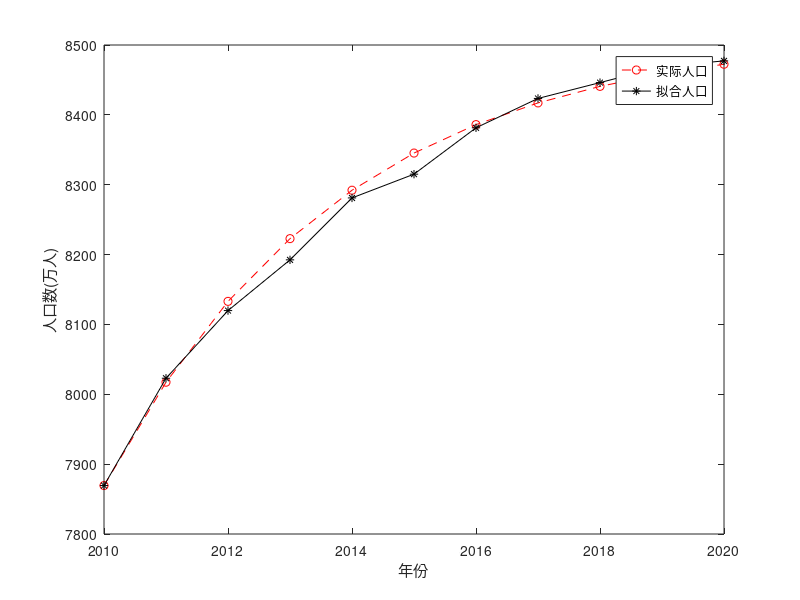
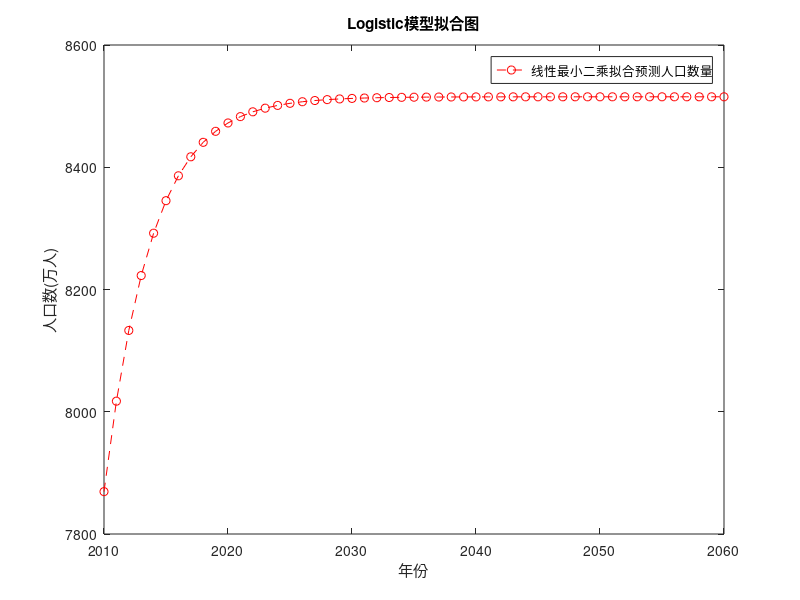

MATLAB code for these plots, in order: (Note: this script raises an error after producing the figures.)

%参考链接：https://blog.csdn.net/weixin_46308081/article/details/115640828
%% Logistic模型预测
% 利用线性最小二乘进行参数拟合
%存在问题：预测的Xm较小，预测时间长后模型预测不准，时间长后基本维持不变
clc
clear
close all
x=[7869.34	8022.99	8119.81	8192.44	8281.09	8315.11	8381.47	8423.50	8446.19	8469.09	8477.26];%人口
n=length(x);
t=0:1:n-1;
rk=zeros(1,n);
rk(1)=(-3*x(1)+4*x(2)-x(3))/2;
rk(n)=(x(n-2)-4*x(n-1)+3*x(n))/2;
for i=2:n-1
    rk(i)=(x(i+1)-x(i-1))/2;
end
rk=rk./x;
p=polyfit(x,rk,1);
b=p(2);
a=p(1);
r0=b;
xm=-r0/a;
%输出
pnum=zeros(n,1);
for i=0:1:n-1
    pnum(i+1)=xm/(1+(xm/x(1)-1)*exp(-r0*i));
end
year1=2010:2020;
plot(year1,pnum,'r--o',year1,x,'k-*')
xlabel('年份')
ylabel('人口数(万人)')
legend('实际人口','拟合人口')

figure(2)
fnum=zeros(n+39,1);
for i=0:1:n+39
    fnum(i+1)=xm/(1+(xm/x(1)-1)*exp(-r0*i));
end
year2=2010:2060;
plot(year2,fnum,'r--o')
title('Logistic模型拟合图');
xlabel('年份');
ylabel('人口数(万人)');
legend('线性最小二乘拟合预测人口数量');

%% 非线性最小二乘预测
%代码如下
clc
clear
close all
t = [2010 2011 2012 2013 2014 2015 2016 2017 2018 2019 2020];
p = [7869.34 8022.99 8119.81 8192.44 8281.09 8315.11 8381.47 8423.50 8446.19 8469.09 8477.26];
t = t-2010; %整体减去1780
para = [10000,0.02]; %待定参数x的初值（自己根据实际情况给出初值，之后再不断调整；其中第一个参数为最大人口数，第二个参数为人口增长率）
fitPara = lsqcurvefit('Logitic_Pop',para,t,p); %使用函数求得最终的（xm=8549.75，r=0.2402）
p1 = Logitic_Pop(fitPara,t);
figure(1)
plot(t+2010,p,'o',t+2010,p1,'-r*')
title('Logistic模型拟合图')
xlabel('年份');
ylabel('人口数(万人)');
legend('实际人口','拟合人口')

figure(2)
p2=zeros(51,1);
for i=0:1:50
    p2(i+1)=fitPara(1)/(1+(fitPara(1)/p(1)-1)*exp(-fitPara(2)*i));
end
t2=2010:2060;
t2=t2-2010;
p2=Logitic_Pop(fitPara,t2);
plot(t2+2010,p2,'-r*');
title('Logistic模型拟合图');
xlabel('年份');
ylabel('人口数(万人)');
legend('非线性最小二乘拟合预测人口数量');
xlswrite('D:\FPGA_MATLAB_Learning\数学建模\结课报告\D题\Code\population_prediction\prePopData.xlsx',p2');


%%



